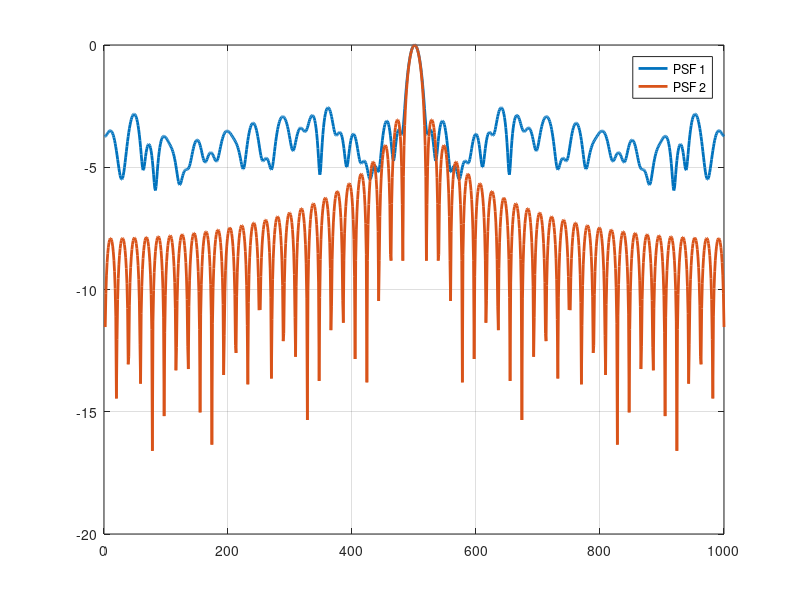

Recreate this plot in MATLAB. (Note: this script raises an error after producing the figure.)
%%                    Main Code
%%============================================================================

clc
clear all   % ctrl+r:   comment
close all   % ctrl+t: uncomment

RA = 217276;


% 2.2.1
%%============================================================================
PSF1 = load('PSF1.txt');
PSF2 = load('PSF2.txt');

spectre_1 = abs(fft(PSF1,1000) .* conj(fft(PSF1,1000)));
spectre_2 = abs(fft(PSF2,1000) .* conj(fft(PSF2,1000)));

% figure
plot(log(fftshift(spectre_1)), 'LineWidth', 2); hold all
plot(log(fftshift(spectre_2)), 'LineWidth', 2); hold off
grid on; legend('PSF 1', 'PSF 2')
% A signal that is more suited for deconvolution is one that has well-defined peaks or features that can be separated and analyzed using mathematical techniques.
% Ideally, a signal that is suitable for deconvolution would have the following characteristics:
%     High Signal-to-Noise Ratio (SNR): The signal should have a high SNR, which means that the signal is stronger than the noise. This helps to ensure that the peaks or features in the signal are well-defined and easily distinguishable from the noise.
%     Good Resolution: The signal should have good resolution, which means that it should have a high level of detail or information content. This makes it easier to separate the individual peaks or features in the signal and analyze them separately.
%     Minimal Overlap: The signal should have minimal overlap between the individual peaks or features. This makes it easier to separate and deconvolve the individual components of the signal.
%     Linearity: The signal should be linear, which means that the output is directly proportional to the input. This allows for the use of linear deconvolution techniques.
% Overall, a signal that has well-defined peaks or features, high SNR, good resolution, minimal overlap, and linearity is most suited for deconvolution.


% 2.2.2
%%============================================================================

% la borde est assombre a cause de la borne de convolution
% circular est importante que des donnes sont coerentes pour la deconvolution
sigma = 1/255; 
% si le image varie entre 0 et 1 il faut ajouter ce parametre pour que le image ne explose pas

image = double(imread('house_groundtruth.png'));
estimated_nsr = sigma^2/var(image(:));

% 1
image_filtered1 = imfilter(image, PSF1, 'conv', 'circular');
image_filtered1 = image_filtered1 + sigma*randn(size(image));
res1 = deconvwnr(image, PSF1, estimated_nsr);

% la estimation des parametres de regularisation sont importantes et sont un autre probleme qui devrait etre resolu dans le cas commun. dans notre cas ces variables sont dejas donnes pour faciliter la resolution du probleme

% 2
image_filtered2 = imfilter(image, PSF2, 'conv', 'circular');
image_filtered2 = image_filtered2 + sigma*randn(size(image));
res2 = deconvwnr(image, PSF2, estimated_nsr);

% figure
imagesc([image_filtered1, image_filtered2, res1, res2], [0 255])


% 2.3
%%============================================================================

% -- 0 1 1 0 1 1 0 0 0 0 1 0 -- 
%    ___________________ 10 unités de temps
%  la moitie sera des 1
%  il commence et il finisse avec 1
%  s = n / 2

% 1
% donne par la combination entre (n-2 s-2)
% hipotesse entre que il y a une pixel pour second
% la seule diference est la presence entre le ecart typique 
% chaque point corresponde une 
n=10;
s=5;
% generation des codes
code=gene_code(n,s);

% calcul des critères pour chaque code

for u=1:size(code, 2)
    code_teste=code(:,u);
    % normalisation
    PSF = code_teste/sum(code_teste(:));
    spectre_fourrier = abs(fft(PSF, 1000).^2);
    std_fft(u) = std(spectre_fourrier);
    m(u) = min(spectre_fourrier);
end

% on affiche sur un graphe les deux critères
% figure
set(gca, 'FontSize', 15)
plot(std_fft, m, '+', 'LineWidth', 2)
xlabel('écart-type')
ylabel('valeur minimale')


% choisir un point avec le plus grand valeur minimale et le plus petit écart typique
% la solution n'est pas unique il y a plusieurs options à choisir


% conjugaison numérique
% 1/x0' - 1/x0 = 1/f'
% x0 = -2m
% x0'= ?
% 3.1
% f'= 25mm distance focale
% N = 2.8 nombre d'ouverture
% tpx = 5um taille des pixels
% objet entre 1 et 5m de la caméra
% dans la convetion du exercice on considère la distance de x0 comme négatif

% il faut utiliser les unites correctes sur le syst�me internationale donc
% avec distance en metres
x = 1;
x0 = -2;
N = 2.8;
f = 25*1e-3;
D = f/N;
tpx = 5*1e-6;


% ensemble de profondeur
x = - linspace(1,5,1000);

% position de profondeur
xp = f * x0 / (x0 + f);

% en taille du flou de défocalisation
episilon = D * xp * (1/f + 1./x - 1./xp)/tpx;

% plot
% figure
plot(-x, abs(episilon)); hold all
plot(-x, 1); hold off


x_PdC = x(abs(episilon)<=1);


% figure
plot(log(fftshift(spectre_1)), 'LineWidth', 2); hold all
plot(log(fftshift(spectre_2)), 'LineWidth', 2); hold off
grid on; legend('PSF 1', 'PSF 2')

% position de profondeur
fr = 25.1*1e-3;
fg = 25*1e-3;
fb = 24.8*1e-3;
xpr = fr * x0 / (x0 + fr);
xpg = fg * x0 / (x0 + fg);
xpb = fb * x0 / (x0 + fb);

% en taille du flou de défocalisation
episilonr = D * xp * (1/fr + 1./x - 1./xp)/tpx;
episilong = D * xp * (1/fg + 1./x - 1./xp)/tpx;
episilonb = D * xp * (1/fb + 1./x - 1./xp)/tpx;
x_PdCr = x(abs(episilonr)<=1);
x_PdCg = x(abs(episilong)<=1);
x_PdCb = x(abs(episilonb)<=1);
x_PdCtotal = union(x_PdCr, x_PdCg);
x_PdCtotal = union(x_PdCtotal, x_PdCb);
PdCtotal = length(x_PdCtotal)/length(x)

% plot
figure
hold all 
plot(-x, ones(size(episilon)), 'black', 'LineWidth', 1);
plot(-x, abs(episilonr), 'r', 'LineWidth', 2);
plot(-x, abs(episilong), 'g', 'LineWidth', 2); 
plot(-x, abs(episilonb), 'b', 'LineWidth', 2);
plot(-x_PdCr, ones(size(x_PdCr)), 'r', 'LineWidth', 2);
plot(-x_PdCg, ones(size(x_PdCg)), 'g', 'LineWidth', 2);
plot(-x_PdCb, ones(size(x_PdCb)), 'b', 'LineWidth', 2);
hold off
xlabel('distance m')
ylabel('flou en pixel')
title('champs de vision')
grid on; legend('O', 'R', 'G', 'B')

x_PdCr(size(x_PdCr))

lambdar = 0.605;
lambdag = 0.530;
lambdab = 0.465;
R = 15e-3;
f = 25e-3;

fr = fchrom(lambdar, R, f);
fg = fchrom(lambdag, R, f);
fb = fchrom(lambdab, R, f);


episilonr = D * xp * (1/fr + 1./x - 1./xp)/tpx;
episilong = D * xp * (1/fg + 1./x - 1./xp)/tpx;
episilonb = D * xp * (1/fb + 1./x - 1./xp)/tpx;
x_PdCr = x(abs(episilonr)<=1);
x_PdCg = x(abs(episilong)<=1);
x_PdCb = x(abs(episilonb)<=1);
x_PdCtotal = union(x_PdCr, x_PdCg);
x_PdCtotal = union(x_PdCtotal, x_PdCb);
PdCtotal = length(x_PdCtotal)/length(x)

% plot
figure
hold all 
plot(-x, ones(size(episilon)), 'black', 'LineWidth', 1);
plot(-x, abs(episilonr), 'r', 'LineWidth', 2);
plot(-x, abs(episilong), 'g', 'LineWidth', 2); 
plot(-x, abs(episilonb), 'b', 'LineWidth', 2);
plot(-x_PdCr, ones(size(x_PdCr)), 'r', 'LineWidth', 2);
plot(-x_PdCg, ones(size(x_PdCg)), 'g', 'LineWidth', 2);
plot(-x_PdCb, ones(size(x_PdCb)), 'b', 'LineWidth', 2);
hold off
xlabel('distance m')
ylabel('flou en pixel')
title('defocalisation')
grid on; legend('O', 'R', 'G', 'B')
